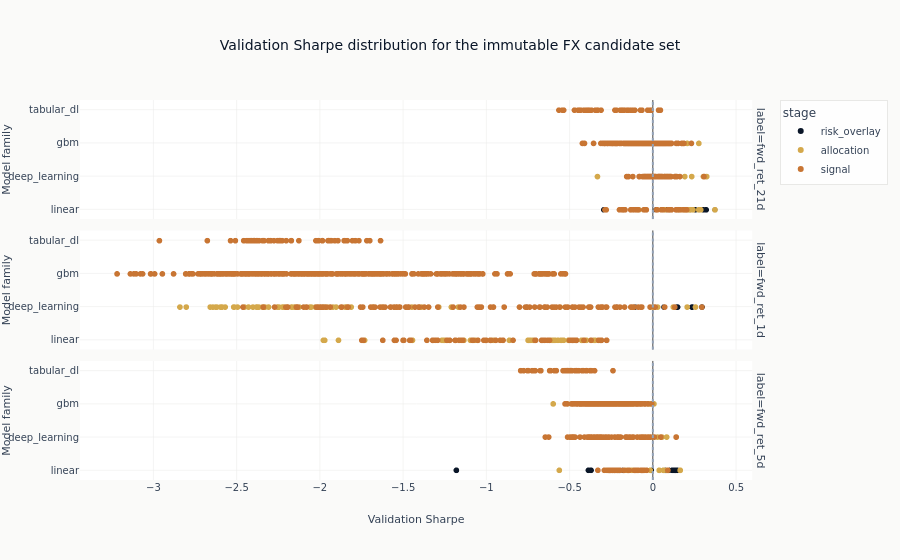

The notebook cell this image was saved under:
### Code cell
candidate_figure = px.scatter(
    candidate_evidence,
    x="sharpe",
    y="family",
    color="stage",
    facet_row="label",
    hover_data=["config_name", "backtest_hash"],
    title="Validation Sharpe distribution for the immutable FX candidate set",
    labels={"sharpe": "Validation Sharpe", "family": "Model family"},
)
candidate_figure.add_vline(x=0, line_dash="dot", line_color=COLORS["recede"])
candidate_figure.show()

### Figure 1 — Plotly figure (JSON) as saved in the notebook; plotly's stock layout.template omitted (floating-point values rounded to 4 significant figures; data arrays with more than 128 entries replaced by an {"elided": "..."} marker saying what was removed)
{"data": [{"customdata": [["lasso_f0.85", "29fde1a598c9"], ["lasso_f0.85", "38b853dd595f"], ["lasso_f0.85", "e24a6f09606b"], ["lasso_f0.85", "5386d02075f3"], ["lasso_f0.85", "fc0a78d6d9a7"], ["lasso_f0.85", "23d465fd57f0"], ["lasso_f0.85", "fdb53d171fd2"], ["lasso_f0.85", "9aa83cb1bb8e"], ["lasso_f0.85", "09c457f25031"], ["lasso_f0.85", "d7146e73203c"], ["lasso_f0.85", "b6ec1ffbc717"], ["lasso_f0.85", "28502c33d989"], ["lasso_f0.85", "6ec0df449483"], ["lasso_f0.85", "412dee6261e7"]], "hovertemplate": "stage=risk_overlay<br>label=fwd_ret_21d<br>Validation Sharpe=%{x}<br>Model family=%{y}<br>config_name=%{customdata[0]}<br>backtest_hash=%{customdata[1]}<extra></extra>", "legendgroup": "risk_overlay", "marker": {"color": "#0a1628", "symbol": "circle"}, "mode": "markers", "name": "risk_overlay", "showlegend": true, "type": "scattergl", "x": [0.3745, 0.3219, 0.3049, 0.2797, 0.2558, 0.2277, 0.2246, 0.1544, 0.1426, 0.1051, 0.09809, 0.08091, 0.02141, -0.2929], "xaxis": "x3", "y": ["linear", "linear", "linear", "linear", "linear", "linear", "linear", "linear", "linear", "linear", "linear", "linear", "linear", "linear"], "yaxis": "y3"}, {"customdata": [["tcn", "7bc34036999f"], ["tcn", "19e7780024b8"], ["tcn", "24084993be90"], ["tcn", "78d4f91db149"], ["tcn", "aac95601018c"], ["tcn", "fc8a7a44d0a8"], ["tcn", "023fe65a029a"], ["tcn", "10657868f90f"], ["tcn", "d77244baec7d"], ["tcn", "41503187ae99"], ["tcn", "548160a29aaa"], ["tcn", "0215e36385ea"], ["tcn", "004715c438b6"], ["tcn", "81588c9e25e7"]], "hovertemplate": "stage=risk_overlay<br>label=fwd_ret_1d<br>Validation Sharpe=%{x}<br>Model family=%{y}<br>config_name=%{customdata[0]}<br>backtest_hash=%{customdata[1]}<extra></extra>", "legendgroup": "risk_overlay", "marker": {"color": "#0a1628", "symbol": "circle"}, "mode": "markers", "name": "risk_overlay", "showlegend": false, "type": "scattergl", "x": [0.2971, 0.2965, 0.2965, 0.2965, 0.2965, 0.2965, 0.2381, 0.2368, 0.15, 0.1427, 0.06873, -0.1063, -0.2151, -0.7563], "xaxis": "x2", "y": ["deep_learning", "deep_learning", "deep_learning", "deep_learning", "deep_learning", "deep_learning", "deep_learning", "deep_learning", "deep_learning", "deep_learning", "deep_learning", "deep_learning", "deep_learning", "deep_learning"], "yaxis": "y2"}, {"customdata": [["enet_f0.85", "f61ff410d932"], ["enet_f0.85", "386be18a5e55"], ["enet_f0.85", "8b2d50d27dec"], ["enet_f0.85", "364e4a0a7d14"], ["enet_f0.85", "0cb27206451a"], ["enet_f0.85", "cd5374a0efee"], ["enet_f0.85", "c5dcaa4cac80"], ["enet_f0.85", "f490b5ae79b1"], ["enet_f0.85", "9d5871b5c76b"], ["enet_f0.85", "bc89f3ff7f9d"], ["enet_f0.85", "08e4f775c582"], ["enet_f0.85", "97df415ada83"], ["enet_f0.85", "85022b1df889"], ["enet_f0.85", "c8b566ad2d51"]], "hovertemplate": "stage=risk_overlay<br>label=fwd_ret_5d<br>Validation Sharpe=%{x}<br>Model family=%{y}<br>config_name=%{customdata[0]}<br>backtest_hash=%{customdata[1]}<extra></extra>", "legendgroup": "risk_overlay", "marker": {"color": "#0a1628", "symbol": "circle"}, "mode": "markers", "name": "risk_overlay", "showlegend": false, "type": "scattergl", "x": [0.1473, 0.1363, 0.1355, 0.1274, 0.1183, 0.09756, 0.08102, 0.07452, -0.00895, -0.1764, -0.2012, -0.37, -0.3855, -1.179], "xaxis": "x", "y": ["linear", "linear", "linear", "linear", "linear", "linear", "linear", "linear", "linear", "linear", "linear", "linear", "linear", "linear"], "yaxis": "y"}, {"customdata": [["lasso_f0.85", "5307a1371d06"], ["tcn", "a8961531650a"], ["tcn", "808668af5306"], ["tcn", "4016363d889b"], ["ridge_a100000.0", "749e8ed4f889"], ["leaves_31_mse", "c998c0ee01e4"], ["lasso_f0.85", "abf14f429e76"], ["enet_f0.85", "da85e96648c6"], ["lasso_f0.35", "71a669219d97"], ["enet_f0.35", "2e79980d11c0"], ["tcn", "73c0cabc8614"], ["lasso_f0.35", "1908711878be"], ["enet_f0.35", "1f939f1ae079"], ["enet_f0.7", "c04faad1db77"], ["lasso_f0.7", "044d65dcfe3f"], ["lasso_f0.7", "1d4dbe021271"], ["enet_f0.7", "84f2508c3669"], ["enet_f0.85", "00db462e3111"], ["lasso_f0.85", "30012ffcbdfe"], ["leaves_31_mse", "faa3c7647cae"], ["ridge_a100000.0", "0e0c5943bbb0"], ["ridge_a100000.0", "3a67d345a7be"], ["enet_f0.85", "6c2ca27970f1"], ["lasso_f0.85", "550fa95f87fb"], ["lasso_f0.85", "38d35c2525de"], ["enet_f0.85", "fa96f77bb23a"], ["nlinear", "0102fc1cf21e"], ["lasso_f0.85", "2d51cbc4d016"], ["enet_f0.85", "bba2a6bf0dd4"], ["enet_f0.35", "0ffed02a9119"], ["enet_f0.85", "47ba715e5011"], ["enet_f0.7", "5933720d7fb2"], ["leaves_31_mse", "ec9fe53ae0b6"], ["lasso_f0.7", "10a9c4286351"], ["enet_f0.35", "1ae255b7aa9c"], ["lasso_f0.35", "2ef789e78477"], ["enet_f0.7", "38cb63c8cd6f"], ["enet_f0.7", "8496284d9e92"], ["ridge_a100000.0", "0b8e167ca4e3"], ["lasso_f0.7", "9f81d40dc25b"], ["lasso_f0.7", "ae4617ff1d0c"], ["enet_f0.35", "8130ddd42561"], ["lasso_f0.35", "f37ca35f19bc"], ["nlinear", "3c8a77425950"], ["ridge_a100000.0", "bab817e42e96"], ["nlinear", "4ef1203e82ac"], ["tcn", "5bea580c7d0f"], ["enet_f0.7", "3525f9740e99"], ["leaves_31_mse", "c503b9e66197"], ["tcn", "0db03eb82a49"], ["nlinear", "46ded4955bd5"], ["lasso_f0.7", "63c7fd886a35"], ["lasso_f0.35", "8cf114279504"], ["leaves_31_mse", "b23e5b847d16"], ["nlinear", "6b972c1ba2ab"], ["ridge_a100000.0", "d93bfe5ff0b9"], ["leaves_31_mse", "e8db85fa5272"], ["lasso_f0.35", "2cc97a707fc1"], ["enet_f0.35", "622a8db31d62"], ["nlinear", "141a1eae1bb6"]], "hovertemplate": "stage=allocation<br>label=fwd_ret_21d<br>Validation Sharpe=%{x}<br>Model family=%{y}<br>config_name=%{customdata[0]}<br>backtest_hash=%{customdata[1]}<extra></extra>", "legendgroup": "allocation", "marker": {"color": "#D4A84B", "symbol": "circle"}, "mode": "markers", "name": "allocation", "showlegend": true, "type": "scattergl", "x": [0.3745, 0.325, 0.3126, 0.3056, 0.2893, 0.2778, 0.2776, 0.2776, 0.2426, 0.2425, 0.235, 0.2265, 0.2262, 0.2251, 0.2191, 0.2166, 0.214, 0.2086, 0.2086, 0.2082, 0.2026, 0.2016, 0.1964, 0.1963, 0.1953, 0.1953, 0.1933, 0.1917, 0.1917, 0.1905, 0.1892, 0.1871, 0.1843, 0.1827, 0.1712, 0.1712, 0.1636, 0.1628, 0.1596, 0.153, 0.1528, 0.1497, 0.1497, 0.1451, 0.1416, 0.1055, 0.09486, 0.09406, 0.09327, 0.08484, 0.08404, 0.07246, 0.0724, 0.05043, 0.03252, -0.08205, -0.08511, -0.0977, -0.0977, -0.3312], "xaxis": "x3", "y": ["linear", "deep_learning", "deep_learning", "deep_learning", "linear", "gbm", "linear", "linear", "linear", "linear", "deep_learning", "linear", "linear", "linear", "linear", "linear", "linear", "linear", "linear", "gbm", "linear", "linear", "linear", "linear", "linear", "linear", "deep_learning", "linear", "linear", "linear", "linear", "linear", "gbm", "linear", "linear", "linear", "linear", "linear", "linear", "linear", "linear", "linear", "linear", "deep_learning", "linear", "deep_learning", "deep_learning", "linear", "gbm", "deep_learning", "deep_learning", "linear", "linear", "gbm", "deep_learning", "linear", "gbm", "linear", "linear", "deep_learning"], "yaxis": "y3"}, {"customdata": {"elided": "132x2 str values"}, "hovertemplate": "stage=allocation<br>label=fwd_ret_1d<br>Validation Sharpe=%{x}<br>Model family=%{y}<br>config_name=%{customdata[0]}<br>backtest_hash=%{customdata[1]}<extra></extra>", "legendgroup": "allocation", "marker": {"color": "#D4A84B", "symbol": "circle"}, "mode": "markers", "name": "allocation", "showlegend": false, "type": "scattergl", "x": {"elided": "132 float values"}, "xaxis": "x2", "y": {"elided": "132 str values"}, "yaxis": "y2"}, {"customdata": [["enet_f0.85", "9db870373a0d"], ["lasso_f0.85", "4bef5bf1e053"], ["tcn", "f328521e9ae3"], ["lasso_f0.85", "28a57b71b63d"], ["enet_f0.85", "36d1644f27e6"], ["tcn", "fd767c65c4b9"], ["lasso_f0.85", "eadf9eeca143"], ["enet_f0.85", "f83d6d9f619b"], ["nlinear", "e6c98c6220d6"], ["tcn", "491faf7946ca"], ["lasso_f0.85", "60d40e22b452"], ["enet_f0.85", "e3faca228600"], ["nlinear", "144ea67d45ce"], ["leaves_15_mse", "3b6219e8f0d7"], ["leaves_31_huber", "2cb8d4257c40"], ["leaves_7_mae", "bf8f81447223"], ["nlinear", "a05c600391b2"], ["leaves_15_huber", "7004dfcd9a30"], ["ridge_a100000.0", "b9f48174901d"], ["leaves_7_huber", "1f87dcac58a3"], ["leaves_31_huber", "738f99ad3291"], ["leaves_31_huber", "ca1567a4c723"], ["tcn", "4166a6f31552"], ["leaves_15_mse", "df3dc0337818"], ["leaves_15_mse", "18817daed3df"], ["leaves_31_huber", "28825aa87738"], ["nlinear", "87dbae539241"], ["nlinear", "57666efd8bfb"], ["leaves_31_huber", "b50139a98f23"], ["leaves_7_huber", "6a9a72a63c80"], ["leaves_7_mae", "8e92692c02b0"], ["ridge_a100000.0", "221fc884f783"], ["leaves_7_huber", "a723b3452d58"], ["tcn", "aab78a0f25db"], ["leaves_7_mae", "d5c68e4e0d62"], ["leaves_15_huber", "6e0d654a42b5"], ["leaves_7_huber", "0c9eb83ee528"], ["lasso_f0.85", "3f029f279c80"], ["leaves_7_mae", "e6ac82e739aa"], ["leaves_7_mae", "8b9bc6e6fb10"], ["leaves_7_huber", "de64cafa1361"], ["ridge_a100000.0", "a4b52bccfac2"], ["leaves_15_huber", "54f24765457c"], ["ridge_a100000.0", "a60257729f1c"], ["ridge_a100000.0", "2bf73b086c06"], ["leaves_15_huber", "19e806cb18d2"], ["leaves_15_mse", "b74bdd8f30ea"], ["leaves_15_huber", "bf497dd951dc"], ["lasso_f0.85", "ab2163418b10"], ["enet_f0.85", "d781dd19c900"], ["enet_f0.85", "74f8bf8c7db3"], ["leaves_15_mse", "b4d7ce87b16a"], ["leaves_31_huber", "bbb0a13a39d2"], ["leaves_15_mse", "3ef2bdbede87"], ["nlinear", "ac582ff11321"], ["leaves_7_huber", "a6277d208c25"], ["tcn", "b2e544f49d6f"], ["leaves_15_huber", "e0146a46772e"], ["ridge_a100000.0", "ce07e1ba1448"], ["leaves_7_mae", "ebc92b5168eb"]], "hovertemplate": "stage=allocation<br>label=fwd_ret_5d<br>Validation Sharpe=%{x}<br>Model family=%{y}<br>config_name=%{customdata[0]}<br>backtest_hash=%{customdata[1]}<extra></extra>", "legendgroup": "allocation", "marker": {"color": "#D4A84B", "symbol": "circle"}, "mode": "markers", "name": "allocation", "showlegend": false, "type": "scattergl", "x": [0.1657, 0.1657, 0.1423, 0.08657, 0.08579, 0.08459, 0.0653, 0.0653, 0.05641, 0.05038, 0.0399, 0.0399, 0.02962, 0.008054, 0.002022, -0.009579, -0.0114, -0.01408, -0.01415, -0.01419, -0.01419, -0.01838, -0.02234, -0.02354, -0.02806, -0.03068, -0.041, -0.05618, -0.06099, -0.07327, -0.07385, -0.08798, -0.09, -0.09044, -0.0915, -0.09329, -0.09521, -0.108, -0.112, -0.1133, -0.1231, -0.1247, -0.1366, -0.1513, -0.1676, -0.1839, -0.1886, -0.1993, -0.1999, -0.1999, -0.2768, -0.3014, -0.3476, -0.3828, -0.3832, -0.402, -0.4954, -0.5115, -0.5606, -0.5973], "xaxis": "x", "y": ["linear", "linear", "deep_learning", "linear", "linear", "deep_learning", "linear", "linear", "deep_learning", "deep_learning", "linear", "linear", "deep_learning", "gbm", "gbm", "gbm", "deep_learning", "gbm", "linear", "gbm", "gbm", "gbm", "deep_learning", "gbm", "gbm", "gbm", "deep_learning", "deep_learning", "gbm", "gbm", "gbm", "linear", "gbm", "deep_learning", "gbm", "gbm", "gbm", "linear", "gbm", "gbm", "gbm", "linear", "gbm", "linear", "linear", "gbm", "gbm", "gbm", "linear", "linear", "linear", "gbm", "gbm", "gbm", "deep_learning", "gbm", "deep_learning", "gbm", "linear", "gbm"], "yaxis": "y"}, {"customdata": {"elided": "484x2 str values"}, "hovertemplate": "stage=signal<br>label=fwd_ret_21d<br>Validation Sharpe=%{x}<br>Model family=%{y}<br>config_name=%{customdata[0]}<br>backtest_hash=%{customdata[1]}<extra></extra>", "legendgroup": "signal", "marker": {"color": "#C87533", "symbol": "circle"}, "mode": "markers", "name": "signal", "showlegend": true, "type": "scattergl", "x": {"elided": "484 float values"}, "xaxis": "x3", "y": {"elided": "484 str values"}, "yaxis": "y3"}, {"customdata": {"elided": "689x2 str values"}, "hovertemplate": "stage=signal<br>label=fwd_ret_1d<br>Validation Sharpe=%{x}<br>Model family=%{y}<br>config_name=%{customdata[0]}<br>backtest_hash=%{customdata[1]}<extra></extra>", "legendgroup": "signal", "marker": {"color": "#C87533", "symbol": "circle"}, "mode": "markers", "name": "signal", "showlegend": false, "type": "scattergl", "x": {"elided": "689 float values"}, "xaxis": "x2", "y": {"elided": "689 str values"}, "yaxis": "y2"}, {"customdata": {"elided": "484x2 str values"}, "hovertemplate": "stage=signal<br>label=fwd_ret_5d<br>Validation Sharpe=%{x}<br>Model family=%{y}<br>config_name=%{customdata[0]}<br>backtest_hash=%{customdata[1]}<extra></extra>", "legendgroup": "signal", "marker": {"color": "#C87533", "symbol": "circle"}, "mode": "markers", "name": "signal", "showlegend": false, "type": "scattergl", "x": {"elided": "484 float values"}, "xaxis": "x", "y": {"elided": "484 str values"}, "yaxis": "y"}], "layout": {"annotations": [{"showarrow": false, "text": "label=fwd_ret_5d", "textangle": 90, "x": 0.98, "xanchor": "left", "xref": "paper", "y": 0.1567, "yanchor": "middle", "yref": "paper"}, {"showarrow": false, "text": "label=fwd_ret_1d", "textangle": 90, "x": 0.98, "xanchor": "left", "xref": "paper", "y": 0.5, "yanchor": "middle", "yref": "paper"}, {"showarrow": false, "text": "label=fwd_ret_21d", "textangle": 90, "x": 0.98, "xanchor": "left", "xref": "paper", "y": 0.8433, "yanchor": "middle", "yref": "paper"}], "legend": {"title": {"text": "stage"}, "tracegroupgap": 0}, "shapes": [{"line": {"color": "#94a3b8", "dash": "dot"}, "type": "line", "x0": 0, "x1": 0, "xref": "x", "y0": 0, "y1": 1, "yref": "y domain"}, {"line": {"color": "#94a3b8", "dash": "dot"}, "type": "line", "x0": 0, "x1": 0, "xref": "x2", "y0": 0, "y1": 1, "yref": "y2 domain"}, {"line": {"color": "#94a3b8", "dash": "dot"}, "type": "line", "x0": 0, "x1": 0, "xref": "x3", "y0": 0, "y1": 1, "yref": "y3 domain"}], "title": {"text": "Validation Sharpe distribution for the immutable FX candidate set"}, "xaxis": {"anchor": "y", "domain": [0.0, 0.98], "title": {"text": "Validation Sharpe"}}, "xaxis2": {"anchor": "y2", "domain": [0.0, 0.98], "matches": "x", "showticklabels": false}, "xaxis3": {"anchor": "y3", "domain": [0.0, 0.98], "matches": "x", "showticklabels": false}, "yaxis": {"anchor": "x", "domain": [0.0, 0.3133], "title": {"text": "Model family"}}, "yaxis2": {"anchor": "x2", "domain": [0.3433, 0.6567], "matches": "y", "title": {"text": "Model family"}}, "yaxis3": {"anchor": "x3", "domain": [0.6867, 1.0], "matches": "y", "title": {"text": "Model family"}}}}
